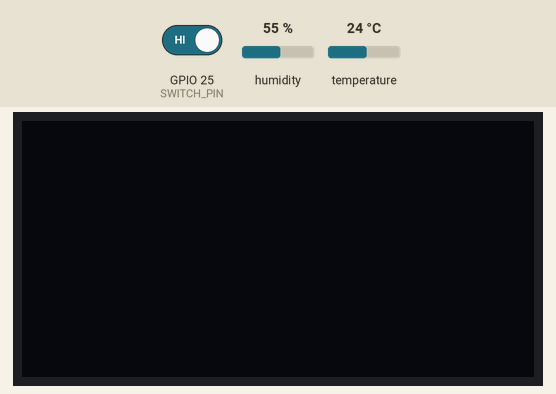
The sketch below on a simulated ESP32. Parts: 128×64 one-colour display. The inputs (shaded band) are chosen by the test bench; at power-on: GPIO 25 (SWITCH_PIN) HIGH, humidity 55 %, temperature 24 °C (analog values on the 0–4095 scale). The OLED is the two-colour kind (top 16 rows yellow); WiFi joins after 1.5 s; servers stay silent unless stated; not simulated (calls return 0 or success): secrets.h; what the sketch prints to the serial monitor is not drawn.

Above: at 4.7 s.
4.8 s: GPIO 25 (SWITCH_PIN) driven LOW
At 8.9 s:
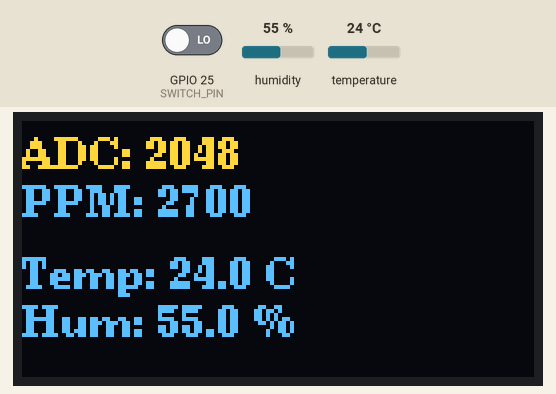
10.1 s: GPIO 25 (SWITCH_PIN) driven HIGH
At 14.9 s:
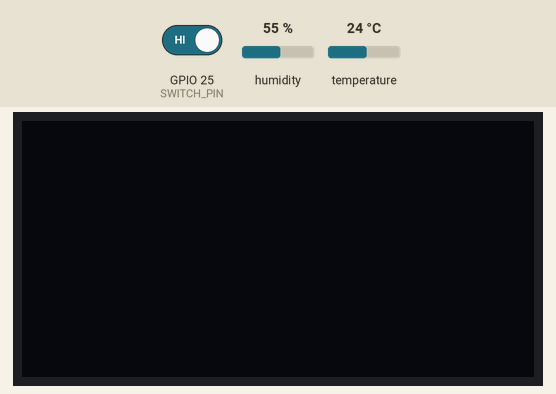
Timing chart, 0 to 16.4 s (numbered marks = the images above; inputs shaded):
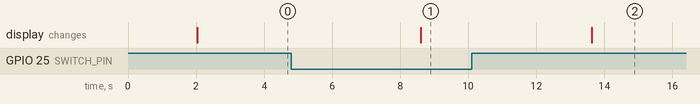

The sketch:

lichen.ino
```cpp
#include <WiFi.h>
#include <ESPAsyncWebServer.h>
#include <DHT.h>
#include <U8g2lib.h>
#include <Wire.h>

#include "secrets.h"

// =====================
// Power Switch
// =====================
#define SWITCH_PIN 25

// =====================
// Display (ST7920)
// =====================
#define LCD_SCL 18
#define LCD_SDA 23

U8G2_SH1106_128X64_NONAME_F_HW_I2C u8g2(
    U8G2_R0,
    U8X8_PIN_NONE
);

// =====================
// Sensors
// =====================
#define MQ135_AO_PIN 34
#define DHT_PIN 27
#define DHT_TYPE DHT11

#define INTERVAL 5000

#define WIFI_TIMEOUT 15000 // 15 seconds
// Wi-Fi credentials live in secrets.h, which is gitignored.
// Copy secrets.h.example to secrets.h and fill it in.

AsyncWebServer server(80);
DHT dht(DHT_PIN, DHT_TYPE);

// =====================
// Queues
// =====================
#define NUM_RECORDED_VALUES 128
int m135queue[NUM_RECORDED_VALUES] = {0};
float temperatureQueue[NUM_RECORDED_VALUES] = {0};
float humidityQueue[NUM_RECORDED_VALUES] = {0};

// =====================
// Queue Helpers
// =====================
void pushToIntQueue(int value, int* queue) {
  for (int i = NUM_RECORDED_VALUES - 1; i > 0; i--) {
    queue[i] = queue[i - 1];
  }
  queue[0] = value;
}

void pushToFloatQueue(float value, float* queue) {
  for (int i = NUM_RECORDED_VALUES - 1; i > 0; i--) {
    queue[i] = queue[i - 1];
  }
  queue[0] = value;
}

// =====================
// Conversion
// =====================
float adcToPpm(int adc) {
  return map(adc, 0, 4095, 400, 5000);
}

// =====================
// Display Function
// =====================
void showToDisplay(int adc, float ppm, float temp, float hum) {
  u8g2.clearBuffer();

  u8g2.setFont(u8g2_font_ncenB08_tr);

  u8g2.setCursor(0, 12);
  u8g2.print("ADC: ");
  u8g2.print(adc);

  u8g2.setCursor(0, 24);
  u8g2.print("PPM: ");
  u8g2.print(ppm, 0);

  u8g2.setCursor(0, 42);
  u8g2.print("Temp: ");
  u8g2.print(temp, 1);
  u8g2.print(" C");

  u8g2.setCursor(0, 54);
  u8g2.print("Hum: ");
  u8g2.print(hum, 1);
  u8g2.print(" %");

  u8g2.sendBuffer();
}

// =====================
// Setup
// =====================
void setup() {
  Serial.begin(115200);
  delay(2000);

  pinMode(SWITCH_PIN, INPUT_PULLUP);

  analogReadResolution(12);
  analogSetAttenuation(ADC_11db);

  dht.begin();

  Wire.begin(23, 18);
  u8g2.begin();

  // WiFi
  WiFi.begin(ssid, password);
  Serial.print("Connecting to Wi-Fi");
  unsigned long wifiStartTime = millis();

  while (WiFi.status() != WL_CONNECTED && millis() - wifiStartTime < WIFI_TIMEOUT) {
    delay(500);
    Serial.print(".");
  }

  Serial.println();

  if (WiFi.status() == WL_CONNECTED) {
    Serial.print("Wi-Fi connected! IP address: ");
    Serial.println(WiFi.localIP());
  } else {
    Serial.println("No Wi-Fi connection possible.");
    Serial.println("Continuing without Wi-Fi...");
  }

  // HTTP endpoint
  server.on("/mq135", HTTP_GET, [](AsyncWebServerRequest *request){
    int latestMQ135 = m135queue[0];
    float ppm = adcToPpm(latestMQ135);

    String json = "{\"current_adc\": " + String(latestMQ135) +
                  ", \"current_ppm\": " + String(ppm) +
                  ", \"current_temperature\": " + String(temperatureQueue[0]) +
                  ", \"current_humidity\": " + String(humidityQueue[0]) +
                  ", \"queue\":[";

    for (int i = 0; i < NUM_RECORDED_VALUES; i++) {
      json += "{\"adc\": " + String(m135queue[i]) +
              ", \"ppm\": " + String(adcToPpm(m135queue[i])) +
              ", \"temperature\": " + String(temperatureQueue[i]) +
              ", \"humidity\": " + String(humidityQueue[i]) + "}";

      if (i < NUM_RECORDED_VALUES - 1 && m135queue[i+1] != 0) {
        json += ", ";
      } else {
        break;
      }
    }
    json += "]}";

    request->send(200, "application/json", json);
  });

  server.begin();
  Serial.println("Web server started.");
}

// =====================
// Loop
// =====================
void loop() {
  // Read switch
  bool switchOn = digitalRead(SWITCH_PIN) == LOW;

  if(!switchOn) {
    Serial.println("Power Switch off.");
    u8g2.clearBuffer();
    u8g2.sendBuffer();
  } else {
    int latestMQ135 = analogRead(MQ135_AO_PIN);
    pushToIntQueue(latestMQ135, m135queue);

    float latestTemperature = dht.readTemperature();
    float latestHumidity = dht.readHumidity();

    if (isnan(latestTemperature) || isnan(latestHumidity)) {
      Serial.println("Failed to read from DHT11");
    } else {
      pushToFloatQueue(latestTemperature, temperatureQueue);
      pushToFloatQueue(latestHumidity, humidityQueue);
    }

    float ppm = adcToPpm(latestMQ135);

    Serial.print("ADC: ");
    Serial.print(latestMQ135);
    Serial.print(" | PPM: ");
    Serial.print(ppm);
    Serial.print(" | Temp: ");
    Serial.print(latestTemperature);
    Serial.print(" | Hum: ");
    Serial.println(latestHumidity);

    // Display output
    showToDisplay(latestMQ135, ppm, latestTemperature, latestHumidity);
  }


  delay(INTERVAL);
}
```

Measured:
- after the input at 4.8 s, the display: changes after 3.8 s (image 1)
- after the input at 10.1 s, the display: changes after 3.5 s (image 2)
